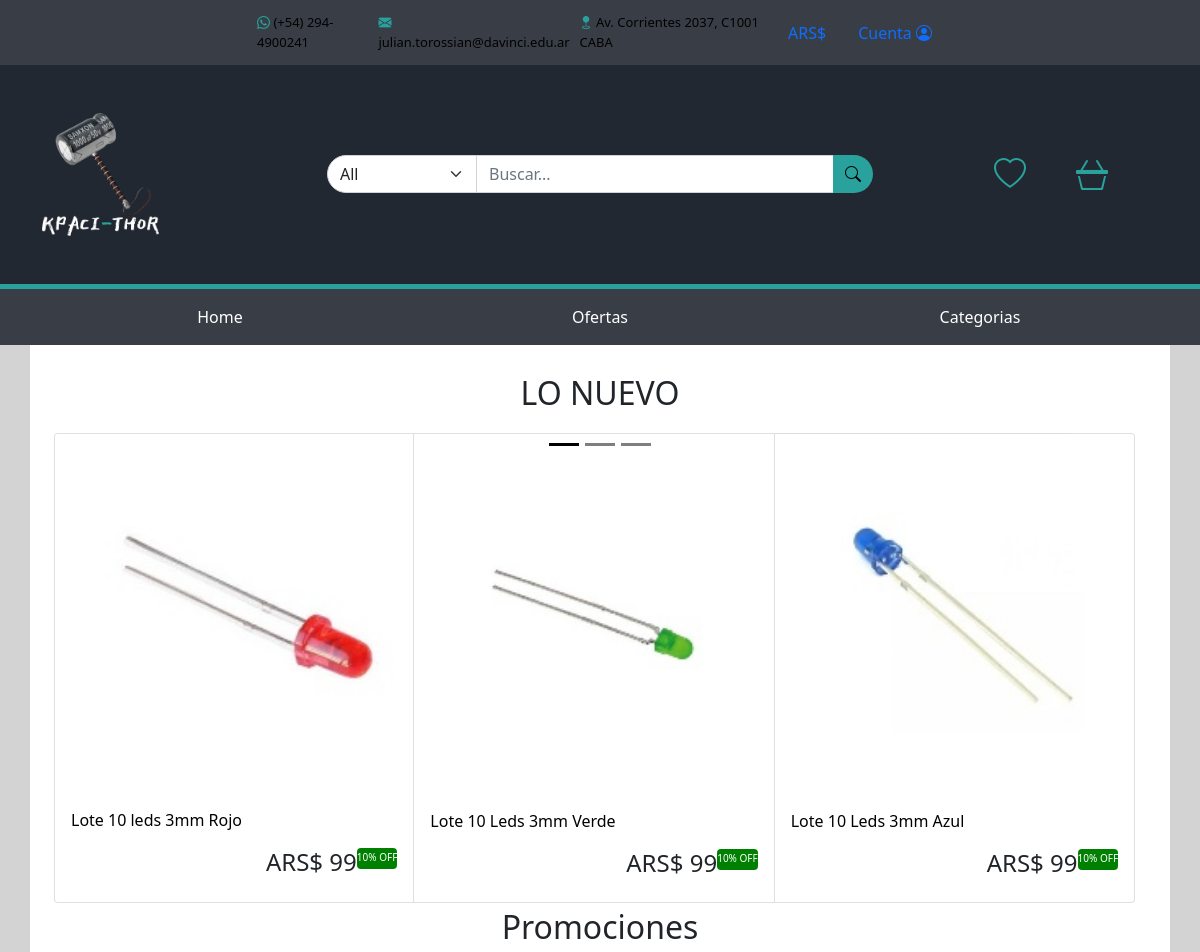
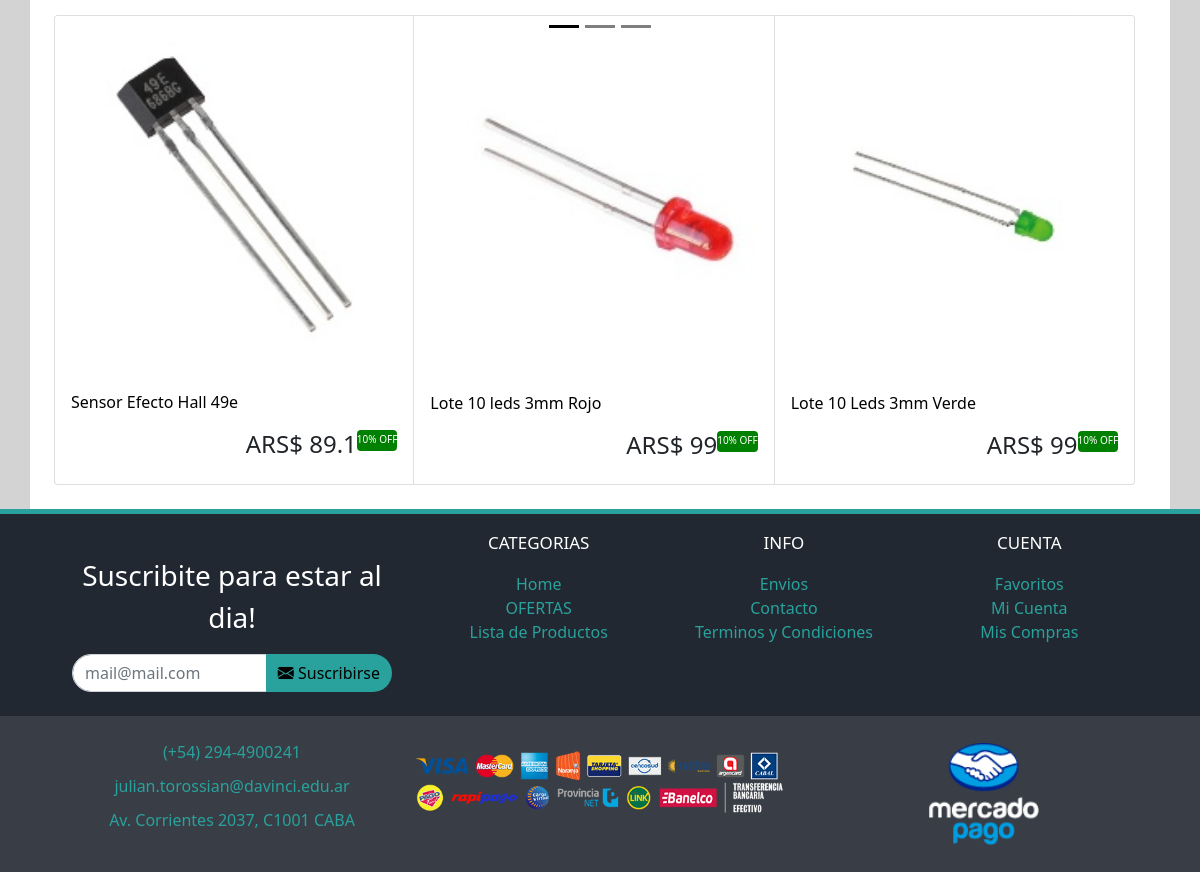
The page / on the database its author committed (2 pictures, top to bottom).
### tables this page shows
CREATE TABLE IF NOT EXISTS mon(
    monId         INT             AUTO_INCREMENT PRIMARY KEY,
    monNombre     VARCHAR(45)     NOT NULL,
    monSimbolo    CHAR(6)         NOT NULL,
    monDivisa     DECIMAL(14,4)   NOT NULL
);

CREATE TABLE IF NOT EXISTS prd(
    prdId         INT             AUTO_INCREMENT PRIMARY KEY,
    prdNombre     VARCHAR(45)     NOT NULL,
    prdDesc       VARCHAR(60)     NOT NULL,
    prdPrecio     DECIMAL(14,4)   NOT NULL,
    prdNomImg     VARCHAR(45)     NOT NULL,
    prdStock      INT             NOT NULL,
    prdNuevo      CHAR(1)         NOT NULL,
    prdPromocion  CHAR(1)         NULL,
    prdDescuento  INT             NULL,
    categoriaId   INT             NOT NULL,
    FOREIGN KEY (categoriaId) REFERENCES categoria(categoriaId)
);

### controller/home.php (called while the page is built, shortened)
<?php
    require_once('./model/categoriaDAO.php');
    require_once('./model/monedaDAO.php');
    require_once('./model/productoDAO.php');
    class home {
        function inicio(){
            $monedas            = monedaDAO::cargarMonedas();
            $a_productos_nuevos = ProductoDAO::cargarProductosNuevos();
            $a_productos_promo  = ProductoDAO::cargarProductosEnPromo();
            require_once("view/home.php");
        }
    }
?>

### index.php (called while the page is built, shortened)
<?php
    require_once('routes.php');
?>

### model/monedaDAO.php (called while the page is built, shortened)
<?php
    include('./conn.php');
    class monedaDAO{
        public static function cargarMonedas(){
            global $mysqli;
            $stmt = $mysqli->prepare("SELECT * FROM mon");
            $stmt->execute();
            $resultado   = $stmt->get_result();
            $monedas  = array();
            while($moneda = $resultado->fetch_assoc()){
                $monId      = $moneda['monId'];
                $monNombre  = $moneda['monNombre'];
                $monSimbolo = $moneda['monSimbolo'];
                $monDivisa  = $moneda['monDivisa'];
                $monedas[] = new moneda($monId, $monSimbolo, $monNombre, $monDivisa);
            }
            return $monedas;
        }
    }
    class moneda{
        public function __construct($id, $simbolo, $nombre, $Divisa){
            $this->monSimbolo = $simbolo;
            $this->monDivisa  = $Divisa;
        }
    }
?>

### model/productoDAO.php (called while the page is built, shortened)
<?php
    include('./conn.php');
    class ProductoDAO{
        public static function cargarProductosEnPromo(){
            global $mysqli;
            $stmt = $mysqli->prepare("SELECT * FROM prd WHERE prdPromocion = ?");
            $s = 'S';
            $stmt->bind_param("s", $s);
            $stmt->execute();
            $resultado   = $stmt->get_result();
            $a_productos_promo = array();
            while($producto = $resultado->fetch_assoc()){
                $prdId        = $producto['prdId'];
                $prdNombre    = $producto['prdNombre'];
                $prdDesc      = $producto['prdDesc'];
                $prdPrecio    = $producto['prdPrecio'];
                $prdNomImg    = $producto['prdNomImg'];
                $prdStock     = $producto['prdStock'];
                $prdNuevo     = $producto['prdNuevo'];
                $prdPromocion = $producto['prdPromocion'];
                $prdDescuento = $producto['prdDescuento'];
                $prdCategoria = $producto['categoriaId'];
                $a_productos_promo[] = new Producto($prdId, $prdNombre, $prdDesc, $prdPrecio, $prdCategoria, $prdNomImg, $prdNuevo, $prdPromocion, $prdDescuento, $prdStock);
            }
            return $a_productos_promo;
        }
        public static function cargarProductosNuevos(){
            global $mysqli;
            $stmt = $mysqli->prepare("SELECT * FROM prd WHERE prdNuevo = ?");
            $s = 'S';
            $stmt->bind_param("s", $s);
            $stmt->execute();
            $resultado   = $stmt->get_result();
            $a_productos_nuevos = array();
            while($producto = $resultado->fetch_assoc()){
                $prdId        = $producto['prdId'];
                $prdNombre    = $producto['prdNombre'];
                $prdDesc      = $producto['prdDesc'];
                $prdPrecio    = $producto['prdPrecio'];
                $prdNomImg    = $producto['prdNomImg'];
                $prdStock     = $producto['prdStock'];
                $prdNuevo     = $producto['prdNuevo'];
                $prdPromocion = $producto['prdPromocion'];
                $prdDescuento = $producto['prdDescuento'];
                $prdCategoria = $producto['categoriaId'];
                $a_productos_nuevos[] = new Producto($prdId, $prdNombre, $prdDesc, $prdPrecio, $prdCategoria, $prdNomImg, $prdNuevo, $prdPromocion, $prdDescuento, $prdStock);
            }
            return $a_productos_nuevos;
        }
    }
    class Producto{
        public function __construct($id, $nombre, $desc, $precio, $categoria, $nomImg, $esNuevo, $estaPromo, $porcDescuento, $cantStock){
            $this->proNombre      = $nombre;
            $this->proNomImagen   = $nomImg;
            $this->proPrecio      = $precio;
            $this->categoria    = $categoria;
            $this->proPromo = ($estaPromo == 'S');
            $this->proDescuento = $porcDescuento;
        }
    }
?>

### view/home.php (the view, shortened to what this page needs)
<?php
    require_once('header.php');
?>
    <div class="container bg-white py-4">
        <div class="row mx-auto my-auto">
            <p style="text-align: center; font-size: 32px;">LO NUEVO</p>
            <div id="carouselNuevo" class="carousel carousel-dark slide" data-bs-ride="carousel">
                <div class="carousel-inner w-100" role="listbox">
                    <div class="carousel-indicators">
                        <button type="button" data-bs-target="#carouselNuevo" data-bs-slide-to="0" class="active" aria-current="true" aria-label="Slide 1"></button>
                        <button type="button" data-bs-target="#carouselNuevo" data-bs-slide-to="1" aria-label="Slide 2"></button>
                        <button type="button" data-bs-target="#carouselNuevo" data-bs-slide-to="2" aria-label="Slide 3"></button>
                    </div>
                        <?php
                        $dividirGrupo = 3;
                        $cant = 0;
                        $cantTotal = sizeof($a_productos_nuevos);
                        foreach ($a_productos_nuevos as $key => $value) {
                            $symPrecio = $monedas[intval($_SESSION['moneda'])-1]->monSimbolo;
                            $url = "./index.php?controller=productoCON&action=verProductosPorCategoria&categoriaId=$value->categoria?>";
                            $cant++;
                            if ($cant == 1) {
                echo('<div class="carousel-item active">
                        <div class="col">
                            <div class="card-group">');
                            }
                    ?>
                            <div class="card" style="max-width: 33% !important;">
                                <a href="<?php echo($url);?>">
                                <img src="./public/img/img_productos/<?php echo($value->proNomImagen); ?>_220x220.jpg" class="card-img-top" alt="..."></a>
                                <div class="card-body">
                                <a href="<?php echo($url);?>" class="card-title" style="white-space:nowrap;"><?php echo($value->proNombre);?></a>
                                <div class="precio-individual">
                                    <?php
                                        $precio = round(intval($value->proPrecio) / $monedas[intval($_SESSION['moneda'])-1]->monDivisa, 2);
                                        $precio = ($value->proPromo) ? $precio - $precio * (($value->proDescuento / 100)) : $precio;
                                    ?>
                                    <h5 class="h4" id="preIndPrd"><?php echo("$symPrecio " .$precio)?></h5>
                                    <?php
                                        if($value->proPromo){
                                    ?>
                                    <p class="promo"> <?php echo($value->proDescuento ) ?>% OFF </p>
                                    <?php
                                        }
                                    ?>
                                </div>
                                </div>
                            </div>
                    <?php
                            if ($cant == $dividirGrupo && $cant < $cantTotal) {
                                $dividirGrupo += 3;
                    echo('  </div>
                        </div>
                    </div>');
                    echo('<div class="carousel-item"><div class="col"><div class="card-group">');
                            }else if($cant == $cantTotal){
                    echo('</div></div></div>');
                            }
                        }
                    ?>
            </div>
        </div>
    </div>
    <div class="row mx-auto my-auto">
            <p style="text-align: center; font-size: 32px;">Promociones</p>
            <div id="carouselOfertas" class="carousel carousel-dark slide" data-bs-ride="carousel">
                <div class="carousel-inner w-100" role="listbox">
                    <div class="carousel-indicators">
                        <button type="button" data-bs-target="#carouselOfertas" data-bs-slide-to="0" class="active" aria-current="true" aria-label="Slide 1"></button>
                        <button type="button" data-bs-target="#carouselOfertas" data-bs-slide-to="1" aria-label="Slide 2"></button>
                        <button type="button" data-bs-target="#carouselOfertas" data-bs-slide-to="2" aria-label="Slide 3"></button>
                    </div>
                        <?php
                        $dividirGrupo = 3;
                        $cant = 0;
                        $cantTotal = sizeof($a_productos_promo);
                        foreach ($a_productos_promo as $key => $value) {
                            $symPrecio = $monedas[intval($_SESSION['moneda'])-1]->monSimbolo;
                            $url = "./index.php?controller=productoCON&action=verProductosPorCategoria&categoriaId=$value->categoria?>";
                            $cant++;
                            if ($cant == 1) {
                echo('<div class="carousel-item active">
                        <div class="col">
                            <div class="card-group">');
                            }
                    ?>
                            <div class="card" style="max-width: 33% !important;">
                                <a href="<?php echo($url);?>"><img src="./public/img/img_productos/<?php echo($value->proNomImagen); ?>_220x220.jpg" class="card-img-top" alt="..."></a>
                                <div class="card-body">
                                <a href="<?php echo($url);?>" class="card-title" style="white-space:nowrap;"><?php echo($value->proNombre);?></a>
                                <div class="precio-individual">
                                    <?php
                                        $precio = round(intval($value->proPrecio) / $monedas[intval($_SESSION['moneda'])-1]->monDivisa, 2);
                                        $precio = ($value->proPromo) ? $precio - $precio * (($value->proDescuento / 100)) : $precio;
                                    ?>
                                    <h5 class="h4" id="preIndPrd"><?php echo("$symPrecio " .$precio)?></h5>
                                    <?php
                                        if($value->proPromo){
                                    ?>
                                    <p class="promo"> <?php echo($value->proDescuento ) ?>% OFF </p>
                                    <?php
                                        }
                                    ?>
                                </div>
                                </div>
                            </div>
                    <?php
                            if ($cant == $dividirGrupo && $cant < $cantTotal) {
                                $dividirGrupo += 3;
                    echo('  </div>
                        </div>
                    </div>');
                    echo('<div class="carousel-item"><div class="col"><div class="card-group">');
                            }else if($cant == $cantTotal){
                    echo('</div></div></div>');
                            }
                        }
                    ?>
            </div>
        </div>
    </div>
</main>
<?php
    require_once('footer.php');
?>

### view/header.php (shortened to what this page needs)
<!doctype html>
<html lang="es">
  <head>
    <link href="https://cdn.jsdelivr.net/npm/bootstrap@5.0.0-beta3/dist/css/bootstrap.min.css" rel="stylesheet">
    <link rel="stylesheet" href="https://cdn.jsdelivr.net/npm/bootstrap-icons@1.4.1/font/bootstrap-icons.css">
    <link rel="stylesheet" href="./public/css/style.css">
  </head>
  <body>
    <header class="navbar navbar-expand-lg">
        <div class="container-fluid align-items-center">
            <ul class="navbar-nav me-auto mb-2 mb-lg-0">
                <li class="nav-item item-header"><i class="bi bi-whatsapp icon-header"     ></i> <a href="tel:+542944900241">(+54) 294-4900241</a></li>
                <li class="nav-item item-header"><i class="bi bi-envelope-fill icon-header"></i> <a href="mailto:julian.torossian@davinci.edu.ar">julian.torossian@davinci.edu.ar</a></li>
                <li class="nav-item item-header"><i class="bi bi-geo-fill icon-header"     ></i> <a href="https://goo.gl/maps/4XdSbHynP8342Z9r5" target="blank">Av. Corrientes 2037, C1001 CABA</a></li>
            </ul>
            <div>
                <a class="nav-link dropdown-toggle" href="#" id="navbarDropdown" role="button" data-bs-toggle="dropdown" aria-expanded="false"><?php echo($monedas[intval($_SESSION['moneda'])-1]->monSimbolo); ?></a>
            </div>
            <div>
                <a class="nav-link dropdown-toggle" href="#" id="navbarDropdown" role="button" data-bs-toggle="dropdown" aria-expanded="false">Cuenta  <i class="bi bi-person-circle icon-header-cuenta"></i></a>
            </div>
        </div>
    </header>
    <nav>
        <div class="container py-5">
            <div class="row align-items-center">
                <div class="col-3" style="color: white; font-size: 32px;"><a href="./index.php"><img src="./public/img/logo_blanco.png" alt="logo" class="img-logo"></a></div>
                <div class="col-6">
                    <div class="input-group input-group-color">
                        <select class="form-select input-group-der" id="categoria">
                            <option value="999" selected>All</option>
                        </select>
                        <input  type="text" class="form-control" placeholder="Buscar..." aria-label="Example text with button addon" aria-describedby="button-addon1" id="busqueda">
                        <button onclick="buscar()" class="btn btn-outline-secondary input-group-izq input-group-color" type="button" id="button-addon2"><i class="bi bi-search"></i></button>
                    </div>
                </div>
                <div class="col-3">
                    <ul>
                        <li><a href="./index.php?controller=carritoCON&action=miCarrito"><span><i class="bi bi-basket3 icon-nav"></i></span></a></li>
                        <li><a href="./index.php?controller=favoritoCON&action=favoritos"><span><i class="bi bi-heart icon-nav"></i></span></a></li>
                    </ul>
                </div>
            </div>
        </div>
    </nav>
    <main>
        <div class="menu-HOR">
            <div class="container">
                <div class="row text-center py-3">
                    <div class="col-4"><a href="./index.php">Home</a></div>
                    <div class="col-4"><a href="./index.php?controller=oferta&action=ofertas">Ofertas</a></div>
                    <div class="col-4">
                        <div id="menu-desplegable">
                            <ul>
                                <li class="nivel1"><a href="#" class="nivel1">Categorias</a>
                                </li>
                            </ul>
                        </div>
                    </div>
                </div>
            </div>
        </div>

### rows shown on the page
mon: monSimbolo "ARS$"
prd: prdNomImg (picture), prdNombre "Lote 10 leds 3mm Rojo", precio "99", prdDescuento "10"
prd: prdNomImg (picture), prdNombre "Lote 10 Leds 3mm Verde", precio "99", prdDescuento "10"
prd: prdNomImg (picture), prdNombre "Lote 10 Leds 3mm Azul", precio "99", prdDescuento "10"
prd: prdNomImg (picture), prdNombre "Sensor Efecto Hall 49e", precio "89.1", prdDescuento "10"
